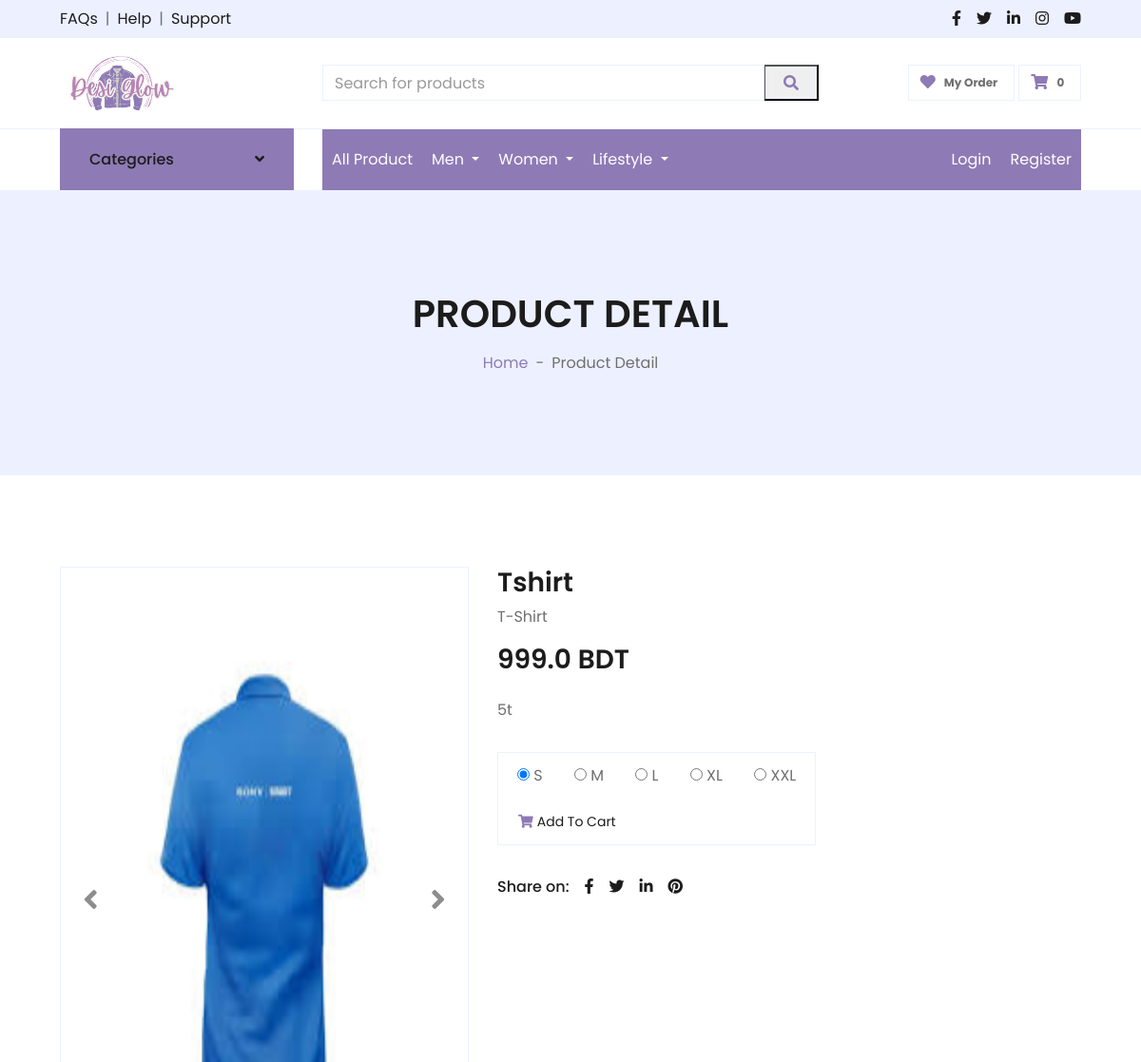
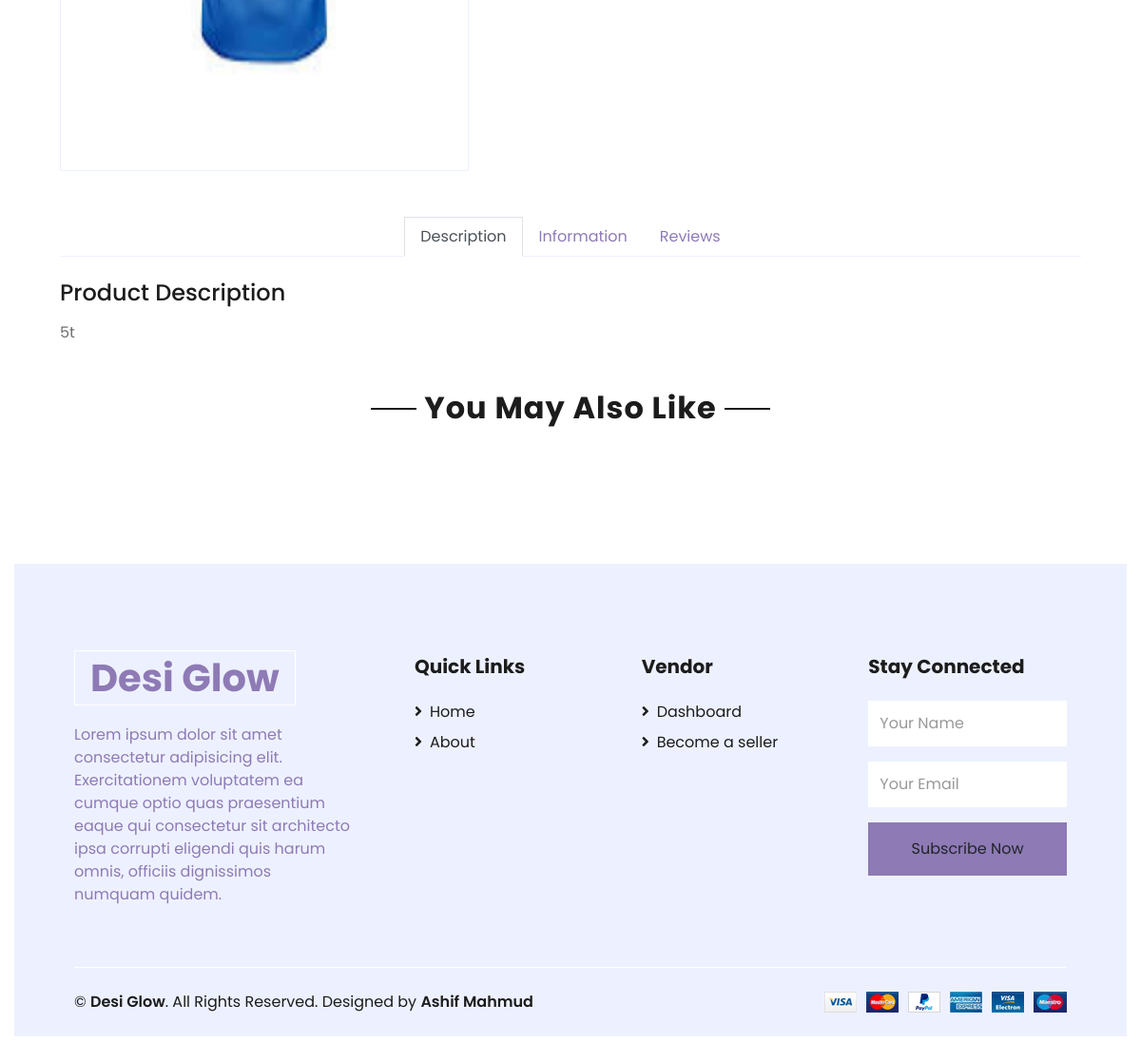
The page /detail/32 on the database its author committed (2 pictures, top to bottom).
### home/models.py (models this page shows, shortened)
class Product(models.Model):
    username = models.CharField(max_length=99, blank=True, null=True)
    product_name = models.CharField(max_length=99, blank=True, null=True)
    product_price = models.FloatField(blank=True, null=True)
    PRODUCT_CATEGORIES = [
        ('T-Shirt', 'T-Shirt'),
        ('Shirt', 'Shirt'),
        ('Winter Jacket', 'Winter Jacket'),
        ('Jeans', 'Jeans'),
        ('Panjabi', 'Panjabi'),
        ('Pajama', 'Pajama'),
        ('Polo', 'Polo'),
        ('Tops & T-Shirt', 'Tops & T-Shirt'),
        ('Kamiz/Kurti', 'Kamiz/Kurti'),
        ('Wallet', 'Wallet'),
        ('Bag', 'Bag'),
        ('Cap', 'Cap'),
        ('Sunglasses', 'Sunglasses'),
    ]
    product_category = models.CharField(
        max_length=99,
        choices=PRODUCT_CATEGORIES,
        blank=True,
        null=True,
    )
    product_description = models.TextField(blank=True, null=True)
    additional_information = models.TextField(blank=True, null=True)
    date = models.DateTimeField(auto_now_add=True, blank=True, null=True)
    photo = models.ImageField(upload_to='product_photo/', blank=True, null=True)
    extra_photo1 = models.ImageField(upload_to='product_photo/', blank=True, null=True)
    extra_photo2 = models.ImageField(upload_to='product_photo/', blank=True, null=True)
    extra_photo3 = models.ImageField(upload_to='product_photo/', blank=True, null=True)
    extra_photo4 = models.ImageField(upload_to='product_photo/', blank=True, null=True)

### home/views.py (the view)
# urls.py: path('detail/<int:pk>', detail.as_view(), name='detail'),
class detail(DetailView):
    model = Product
    template_name = "detail.html"
    context_object_name = "product"
    def get_context_data(self, **kwargs):
        context = super().get_context_data(**kwargs)
        another_model_data = Product.objects.all()
        review = Review.objects.all()
        context['another_model_dat'] = another_model_data
        context['review'] = review
        return context

### home/context_processors.py (called while the page is built)
def custom_context(request):
    if request.user.is_authenticated:
        product_count = Cart.objects.filter(username=request.user).count()
    else:
        product_count = 0  # Set a default value if the user is not authenticated
    return {'product_count': product_count}

### templates/detail.html (shortened to what this page needs)
{% extends "main.html" %}
{% load static %}
{% block content %}
<div class="container-fluid">
    <div class="row border-top px-xl-5">
        <div class="col-lg-3 d-none d-lg-block">
            <a class="btn shadow-none d-flex align-items-center justify-content-between bg-primary text-white w-100"
                data-toggle="collapse" href="#navbar-vertical" style="height: 65px; margin-top: -1px; padding: 0 30px;">
                <h6 class="m-0">Categories</h6>
                <i class="fa fa-angle-down text-dark"></i>
            </a>
        </div>
        <div class="col-lg-9">
            <nav class="navbar navbar-expand-lg bg-light navbar-light py-3 py-lg-0 px-0">
                {% include "navbar.html" %}
            </nav>
        </div>
    </div>
</div>
<div class="container-fluid bg-secondary mb-5">
    <div class="d-flex flex-column align-items-center justify-content-center" style="min-height: 300px">
        <h1 class="font-weight-semi-bold text-uppercase mb-3">Product Detail</h1>
        <div class="d-inline-flex">
            <p class="m-0"><a href="">Home</a></p>
            <p class="m-0 px-2">-</p>
            <p class="m-0">Product Detail</p>
        </div>
    </div>
</div>
<div class="container-fluid py-5">
    <div class="row px-xl-5">
        <div class="col-lg-5 pb-5">
            <div id="product-carousel" class="carousel slide" data-ride="carousel">
                <div class="carousel-inner border">
                    <div class="carousel-item active">
                        {% if product.photo %}
                        <img class="w-100" src="{{ product.photo.url }}" height="699px" alt="Image">
                        {% endif %}
                    </div>
                </div>
                <a class="carousel-control-prev" href="#product-carousel" data-slide="prev">
                    <i class="fa fa-2x fa-angle-left text-dark"></i>
                </a>
                <a class="carousel-control-next" href="#product-carousel" data-slide="next">
                    <i class="fa fa-2x fa-angle-right text-dark"></i>
                </a>
            </div>
        </div>
        <div class="col-lg-7 pb-5">
            <h3 class="font-weight-semi-bold">{{ product.product_name }}</h3>
            <p>{{ product.product_category }}</p>
            <h3 class="font-weight-semi-bold mb-4">{{ product.product_price }} BDT</h3>
            <p class="mb-4">{{ product.product_description }}</p>
            <div class="d-flex align-items-center mb-4 pt-2">
                <div class="card-footer d-flex justify-content-between bg-light border">
                    <form action="{% url 'cart_form' %}" method="POST">
                        {% if product.product_category == 'T-Shirt' or product.product_category == 'Shirt' or product.product_category == 'Winter Jacket' or product.product_category == 'Panjabi' or product.product_category == 'Polo' or product.product_category == 'Tops & T-Shirt' or product.product_category == 'Kamiz/Kurti' %}
                         <input type="radio" name="size" value="S" checked> S
                         <input style="margin-left: 29px" type="radio" name="size" value="M"> M
                         <input style="margin-left: 29px" type="radio" name="size" value="L"> L
                         <input style="margin-left: 29px" type="radio" name="size" value="XL"> XL
                         <input style="margin-left: 29px" type="radio" name="size" value="XXL"> XXL
                        {% endif %}
                        <br>
                        <br>
                        <button class="btn btn-sm text-dark p-0" type="submit"><i
                                class="fas fa-shopping-cart text-primary mr-1"></i>Add To Cart</button>
                    </form>
                </div>
            </div>
            <div class="d-flex pt-2">
                <p class="text-dark font-weight-medium mb-0 mr-2">Share on:</p>
                <div class="d-inline-flex">
                    <a class="text-dark px-2" href="">
                        <i class="fab fa-facebook-f"></i>
                    </a>
                    <a class="text-dark px-2" href="">
                        <i class="fab fa-twitter"></i>
                    </a>
                    <a class="text-dark px-2" href="">
                        <i class="fab fa-linkedin-in"></i>
                    </a>
                    <a class="text-dark px-2" href="">
                        <i class="fab fa-pinterest"></i>
                    </a>
                </div>
            </div>
        </div>
    </div>
    <div class="row px-xl-5">
        <div class="col">
            <div class="nav nav-tabs justify-content-center border-secondary mb-4">
                <a class="nav-item nav-link active" data-toggle="tab" href="#tab-pane-1">Description</a>
                <a class="nav-item nav-link" data-toggle="tab" href="#tab-pane-2">Information</a>
                <a class="nav-item nav-link" data-toggle="tab" href="#tab-pane-3">Reviews</a>
            </div>
            <div class="tab-content">
                <div class="tab-pane fade show active" id="tab-pane-1">
                    <h4 class="mb-3">Product Description</h4>
                    {{ product.product_description }}
                </div>
            </div>
        </div>
    </div>
</div>
<div class="container-fluid py-5">
    <div class="text-center mb-4">
        <h2 class="section-title px-5"><span class="px-2">You May Also Like</span></h2>
    </div>
    <div class="row px-xl-5">
        <div class="row px-xl-5 pb-3">
        </div>
    </div>
</div>
{% endblock content %}

### rows shown on the page
Product: photo (picture), product_name "Tshirt", product_category "T-Shirt", product_price "999.0", product_description "5t"

### other values the page prints
{{ product_count }} "0"
